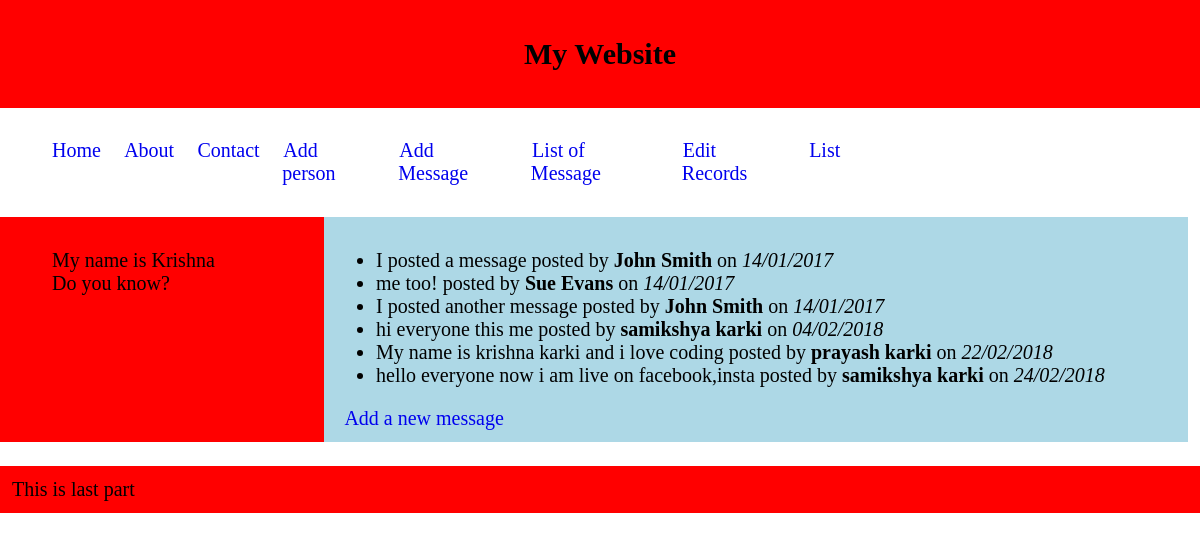
/index.php?page=listmessage, run on the app's committed database.
### tables this page shows
CREATE TABLE `message` (
  `id` int(11) NOT NULL,
  `userId` int(11) DEFAULT NULL,
  `messageText` varchar(5000) DEFAULT NULL,
  `messageDate` datetime DEFAULT NULL
);

CREATE TABLE `person` (
  `id` int(11) NOT NULL,
  `firstname` varchar(45) DEFAULT NULL,
  `surname` varchar(45) DEFAULT NULL,
  `email` varchar(45) DEFAULT NULL,
  `birthday` datetime DEFAULT NULL
);

### template/loadtemplate.php (called while the page is built, shortened)
<?php
function loadTemplate($filename,$templateVars){
	extract($templateVars);
	require $filename;
	$content = ob_get_clean();
	return $content;
}

### pages/listmessage.php (called while the page is built)
<?php
$title='List of Message';
$content=loadTemplate('../template/listmessage-template.php',[]);
?>

### template/listmessage-template.php (the view)
<?php
require '../connect/connect.php';
$stmt = $pdo->prepare('SELECT * FROM message');
$userQuery = $pdo->prepare('SELECT * FROM person WHERE id = :id');
$stmt->execute();
echo '<ul>';
foreach ($stmt as $row) {
	$criteria = [
		'id' => $row['userId']
	];
	$userQuery->execute($criteria);
	$user = $userQuery->fetch();
	$date = new DateTime($row['messageDate']);
	echo '<li>' . $row['messageText'] . ' posted by
		<strong>' . $user['firstname'] . ' ' . $user['surname'] . '</strong>
		on <em>' . $date->format('d/m/Y') . '</em>';
}
echo '</ul>';
?>
<a href="index.php?page=addmessage">Add a new message</a>

### public_html/index.php (shortened to what this page needs)
<?php
require '../template/loadtemplate.php';
require'../pages/'.$_GET['page'].'.php';
$templateVars=[
'title'=> $title,
'content'=> $content
];
echo loadTemplate('../template/layout.php',$templateVars);
?>

### template/layout.php (shortened to what this page needs)
<!DOCTYPE html>
<html>
	<head>
		<link rel="stylesheet" type="text/css" href="../css/main.css">
	</head>
	<body>
		<header><h2>My Website</h2></header>
		<nav>
			<ul>
				<li><a href="index.php?page=home">Home</a></li>
				<li><a href="index.php?page=aboutme">About</a></li>
				<li><a href="index.php?page=contact">Contact</a></li>
				<li><a href="index.php?page=add">Add person</a></li>
				<li><a href="index.php?page=addmessage">Add Message</a></li>
				<li><a href="index.php?page=listmessage">List of Message</a></li>
				<li><a href="index.php?page=edit">Edit Records</a></li>
				<li><a href="index.php?page=list">List</a></li>
			</ul>
		</nav>
		<section>
			<div class="sidebar">
				<ul>
					<li>My name is Krishna</li>
					<li>Do you know?</li>
				</ul>
			</div>
			<div class="main">
				<?php echo $content;?>
			</div>
		</section>
		<footer>
			This is last part
		</footer>
	</body>
</html>

### css/main.css (style rules this page uses)
body { margin:0; font-size: 20px; }
header { padding: 1%; background: red; text-align: center; }
nav { background: white; }
nav ul { display:flex; }
nav ul li ,a { text-decoration: none; list-style: none; margin: 1%; justify-content: space-between; flex-direction: row; }
section { display: flex; }
.sidebar { width:25%; padding: 1%; background: red; }
.sidebar ul li { list-style: none; }
.main { width: 70%; padding: 1%; background:lightblue; }
footer { padding: 1%; margin-top: 2%; background: red; }

### data on the page
message: messageText "I posted a message", person.firstname "John", person.surname "Smith", messageDate "14/01/2017"
message: messageText "me too!", person.firstname "Sue", person.surname "Evans", messageDate "14/01/2017"
message: messageText "I posted another message", person.firstname "John", person.surname "Smith", messageDate "14/01/2017"
message: messageText "hi everyone this me", person.firstname "samikshya", person.surname "karki", messageDate "04/02/2018"
message: messageText "My name is krishna karki and i love coding", person.firstname "prayash", person.surname "karki", messageDate "22/02/2018"
message: messageText "hello everyone now i am live on facebook,insta", person.firstname "samikshya", person.surname "karki", messageDate "24/02/2018"
